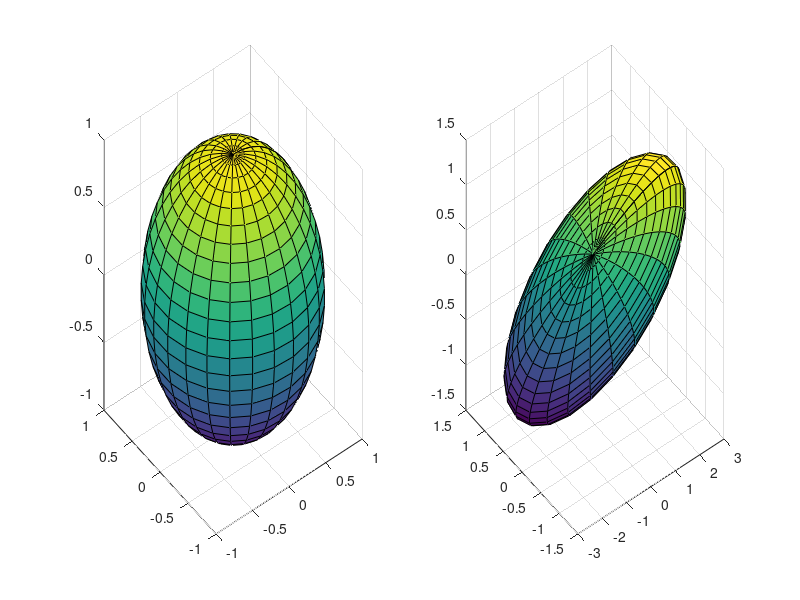

Write the MATLAB code that produced this figure.
theta = [pi/15; -pi/9; -pi/20];
Sigma = diag([3; 1; 0.5]);

Rx = [1 0 0;
    0 cos(theta(1)) -sin(theta(1));
    0 sin(theta(1)) cos(theta(1))];

Ry = [cos(theta(2)) 0 sin(theta(2));
    0 1 0;
    -sin(theta(2)) 0 cos(theta(2))];

Rz = [cos(theta(3)) -sin(theta(3)) 0;
    sin(theta(3)) cos(theta(3)) 0;
    0 0 1];

X = Rz*Ry*Rx*Sigma;

[x,y,z] = sphere(25);
subplot(1,2,1)
h1 = surf(x,y,z);

xR = 0*x; yR = 0*y; zR = 0*z;
for i = 1:size(x,1)
    for j = 1:size(x,2)
        vecR = X*[x(i,j); y(i,j); z(i,j)];
        xR(i,j) = vecR(1);
        yR(i,j) = vecR(2);
        zR(i,j) = vecR(3);
    end
end
subplot(1,2,2)
h2 = surf(xR,yR,zR);